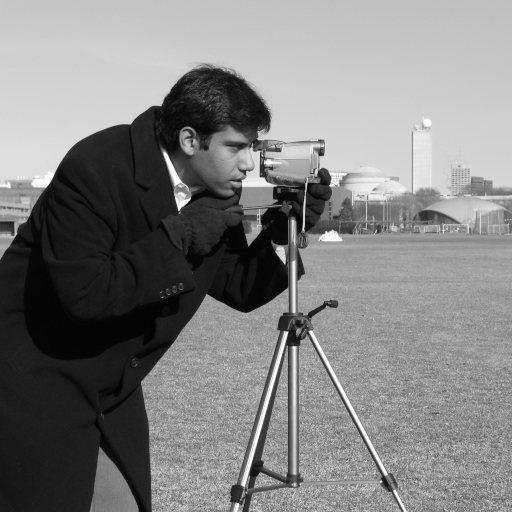
#> input picture skimage.data.camera(), 512 x 512 px; the run also reads 1 picture not shown here
$ jupyter execute --allow-errors Untitled.ipynb
#> lines starting #> are read from the running program, lines starting #| are printed output that depends on the picture
[cell 1]
from skimage import io, data
from pylab import *
figure(0)
io.imshow(data.camera())
figure(1)
io.imshow(data.astronaut())
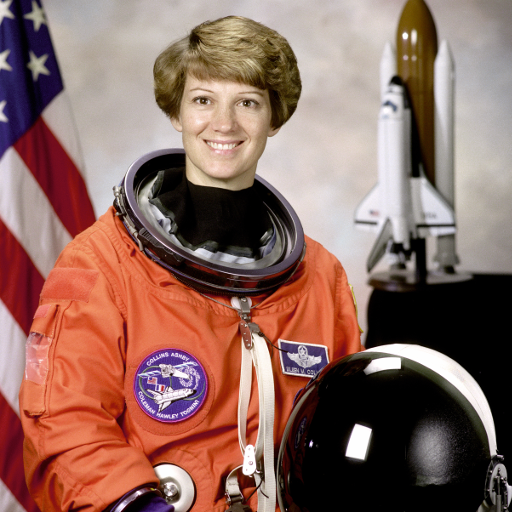
#> input picture skimage.data.astronaut(), 512 x 512 px

[cell 2]
from skimage import io, color, data
img = data.astronaut()
#> img is the input picture: shape (512, 512, 3); mean R, G, B 141.6, 105.8, 96.5
gray = color.rgb2gray(img)
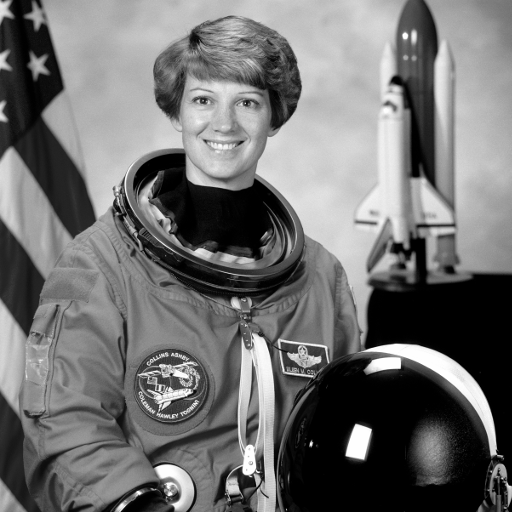
#> gray: shape (512, 512) float64; min 0, max 1, mean 0.442
io.imshow(gray);

[cell 3]
from skimage import io, color, data
img = data.astronaut()
img_hsv = color.rgb2hsv(img)
#> img_hsv: shape (512, 512, 3) float64; mean of channels 0, 1, 2 0.217, 0.357, 0.561
io.imshow(img_hsv);

[cell 4]
import numpy as np
from skimage import io, draw
img = np.zeros((100, 100), dtype = np.uint8)
#> (the rest of this cell did not finish here and is left out)

[cell 5]
from PIL import Image, ImageFont, ImageDraw
im = Image.open("data/astronaut.png")
draw = ImageDraw.Draw(im)
font = ImageFont.truetype("arial.ttf", 15)
draw.text((10, 5), "welcome to image processing", font = font, fill = "#000")
im.show()
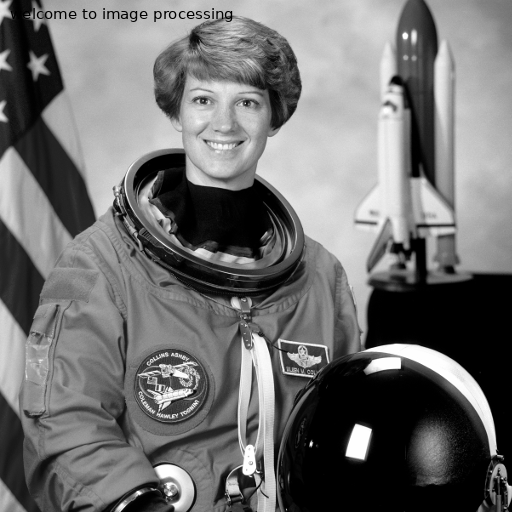
#> shown: PIL image 512x512 L; min 0, max 255, mean 112.3
